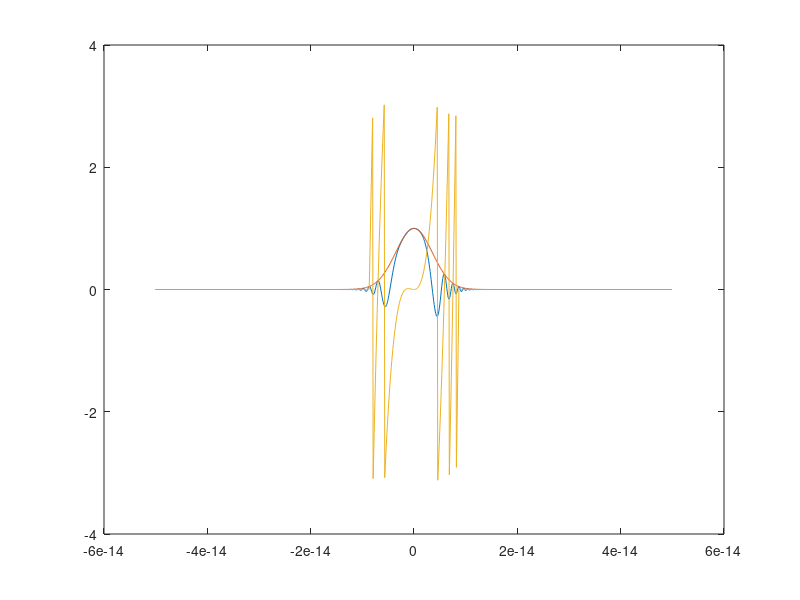
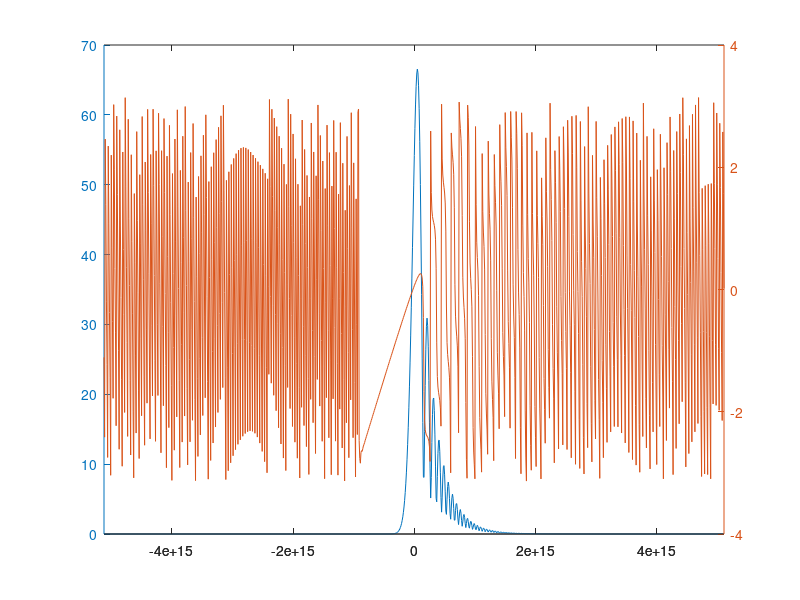
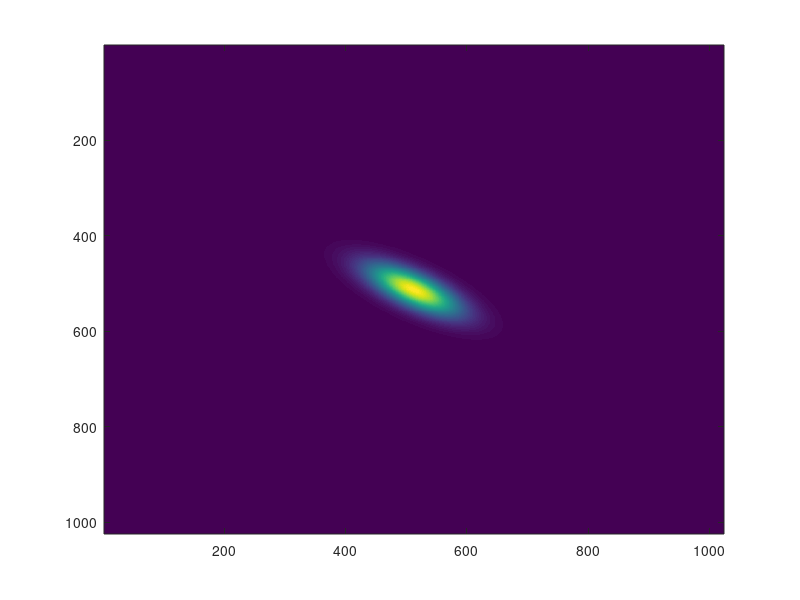

Recreate these plots in MATLAB, in order.
clear all

f = 10^(-15);
n = 10^(-9);
c = 300000000;

N = 1024;
dt = 100/N*f;
t = (-(N)/2:(N)/2-1)*dt;

tau = 5*f; %half width
omega0 = 0*2 * pi * c /(800 * n); %central wavelength
A0 = 1; %peak amplitude
a = 1; %chirp parameter
a2 = 3;
a3 = 0;
phi = 0 + 0 * t/tau + a * t.^2/tau.^2 + a2 * t.^3/tau.^3 + a3 * t.^4/tau.^4; %phase
A = A0 * exp(-t.^2/(tau.^2)) .* exp( i * phi ); %comples amplitude
E = A .* exp(i * omega0 * t); %electromagnetic field

V = ifftshift(fft(fftshift(E)));
frequency = (-length(E)/2:length(E)/2-1)  /  dt / length(E);
lambda = c ./ frequency;


figure(1);
plot(t, real(E), t, abs(E), t, angle(A) .* min(round(abs(A/A0) .* 10), 1))
figure(2);
plotyy(frequency, abs(V), frequency, angle(V) )

Esig = E.' * E;
%Esig=Esig-tril(Esig,-ceil(N/2))-triu(Esig,ceil(N/2));
tic

p = 1:N;
q = 1:N;
[P, Q] = ndgrid(p, q);
Q = Q -1;
k = 0:(N-1);
K = repmat(k(:), [1 N]);
Q = 1+mod(Q+K, N);
indexforcircshift = sub2ind([N N], P, Q);
tic
Esig = Esig(indexforcircshift);
toc
Esig = fliplr(fftshift(Esig,2));

figure(4);
imagesc(abs(Esig))



